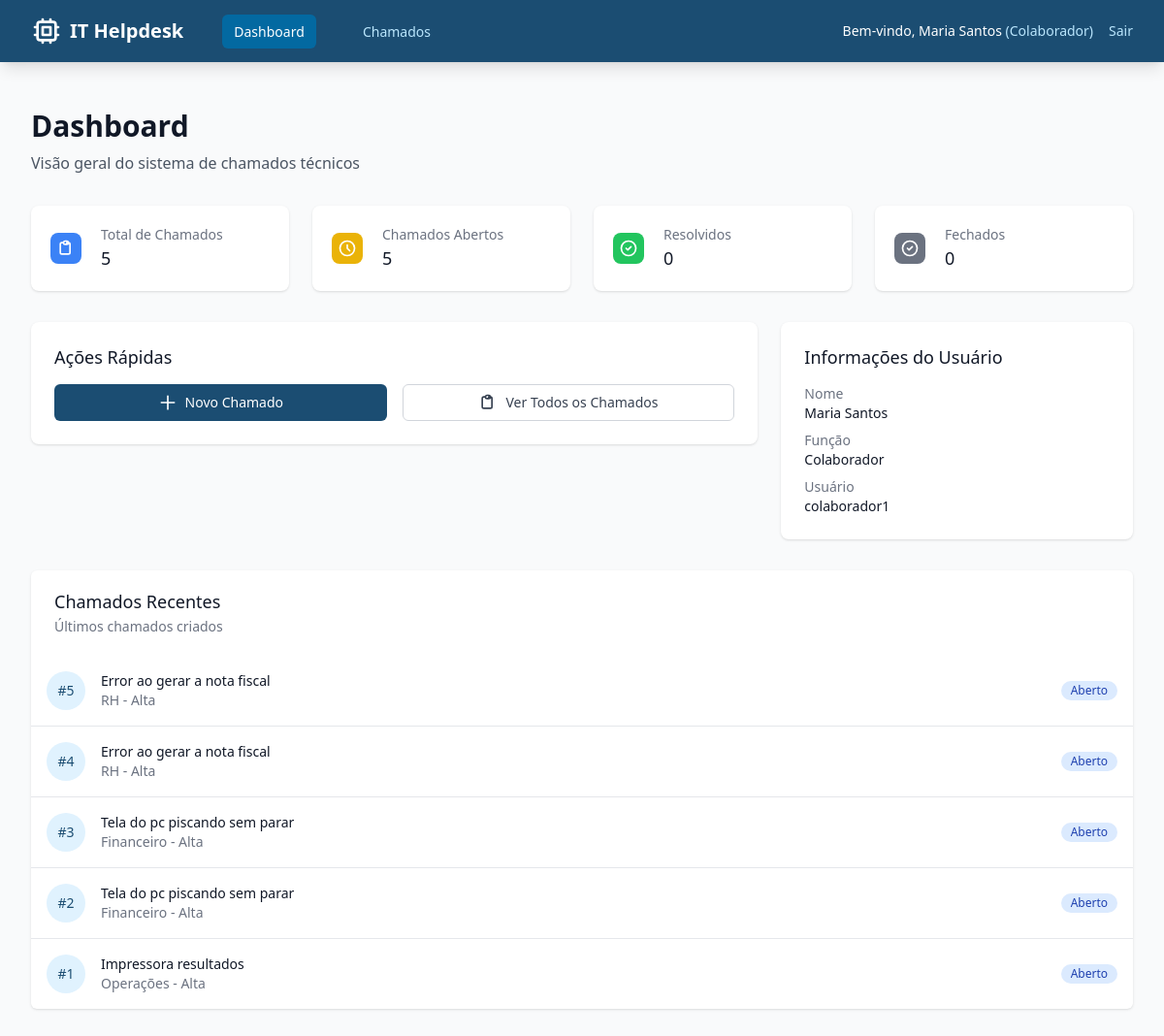
The app's page / (signed in) with its own data.
### simple_app.py (models this page shows)
class Ticket(db.Model):
    id = db.Column(db.Integer, primary_key=True)
    title = db.Column(db.String(200), nullable=False)
    description = db.Column(db.Text, nullable=False)
    department = db.Column(db.String(100), nullable=False)
    priority = db.Column(db.String(10), nullable=False)
    status = db.Column(db.String(20), default='Aberto')
    observations = db.Column(db.Text)
    created_at = db.Column(db.DateTime, default=datetime.utcnow)
    updated_at = db.Column(db.DateTime, default=datetime.utcnow, onupdate=datetime.utcnow)
    resolved_at = db.Column(db.DateTime)
    closed_at = db.Column(db.DateTime)
    sla_due = db.Column(db.DateTime)
    sla_violated = db.Column(db.Boolean, default=False)
    creator_id = db.Column(db.Integer, db.ForeignKey('user.id'), nullable=False)
    assigned_to = db.Column(db.Integer, db.ForeignKey('user.id'))

### simple_app.py (the view)
@app.route('/')
def index():
    if 'user_id' not in session:
        return redirect(url_for('login'))
    try:
        stats = {
            'total_tickets': Ticket.query.count(),
            'open_tickets': Ticket.query.filter(Ticket.status.in_(['Aberto', 'Em Andamento'])).count(),
            'resolved_tickets': Ticket.query.filter_by(status='Resolvido').count(),
            'closed_tickets': Ticket.query.filter_by(status='Fechado').count()
        }
        user_role = session.get('user_role')
        user_id = session.get('user_id')
        if user_role == 'Colaborador':
            recent_tickets = Ticket.query.filter_by(creator_id=user_id).order_by(Ticket.created_at.desc()).limit(5).all()
        else:
            recent_tickets = Ticket.query.order_by(Ticket.created_at.desc()).limit(5).all()
        return render_template('simple_dashboard.html', stats=stats, recent_tickets=recent_tickets)
    except Exception as e:
        print(f"Database error in dashboard: {e}")
        stats = {'total_tickets': 0, 'open_tickets': 0, 'resolved_tickets': 0, 'closed_tickets': 0}
        recent_tickets = []
        return render_template('simple_dashboard.html', stats=stats, recent_tickets=recent_tickets, error="Erro de conexão com banco de dados")

### templates/simple_dashboard.html (shortened to what this page needs)
<!DOCTYPE html>
<html lang="pt-BR">
<head>
    <script src="https://cdn.tailwindcss.com"></script>
    <link rel="stylesheet" href="{{ url_for('static', filename='css/style.css') }}">
</head>
<body class="bg-gray-50 font-sans">
    <nav class="bg-primary-600 shadow-lg">
        <div class="max-w-7xl mx-auto px-4 sm:px-6 lg:px-8">
            <div class="flex justify-between h-16">
                <div class="flex items-center">
                    <div class="flex-shrink-0 flex items-center">
                        <svg class="w-8 h-8 text-white" fill="none" stroke="currentColor" viewBox="0 0 24 24">
                            <path stroke-linecap="round" stroke-linejoin="round" stroke-width="2" d="M9 3v2m6-2v2M9 19v2m6-2v2M5 9H3m2 6H3m18-6h-2m2 6h-2M7 19h10a2 2 0 002-2V7a2 2 0 00-2-2H7a2 2 0 00-2 2v10a2 2 0 002 2zM9 9h6v6H9V9z"></path>
                        </svg>
                        <span class="ml-2 text-xl font-bold text-white">IT Helpdesk</span>
                    </div>
                    <div class="ml-10 space-x-8">
                        <a href="{{ url_for('index') }}" class="text-white hover:text-primary-200 px-3 py-2 rounded-md text-sm font-medium bg-primary-700">Dashboard</a>
                        <a href="{{ url_for('tickets') }}" class="text-primary-200 hover:text-white px-3 py-2 rounded-md text-sm font-medium">Chamados</a>
                    </div>
                </div>
                <div class="flex items-center space-x-4">
                    <span class="text-white text-sm">
                        Bem-vindo, <span class="font-medium">{{ session.user_name }}</span>
                        <span class="text-primary-200">({{ session.user_role }})</span>
                    </span>
                    <a href="{{ url_for('logout') }}" class="text-primary-200 hover:text-white text-sm">Sair</a>
                </div>
            </div>
        </div>
    </nav>
    <main class="max-w-7xl mx-auto py-6 sm:px-6 lg:px-8">
        <div class="px-4 py-6 sm:px-0">
            <div class="mb-8">
                <h1 class="text-3xl font-bold text-gray-900">Dashboard</h1>
                <p class="mt-2 text-gray-600">Visão geral do sistema de chamados técnicos</p>
            </div>
            <div class="grid grid-cols-1 md:grid-cols-2 lg:grid-cols-4 gap-6 mb-8">
                <div class="bg-white overflow-hidden shadow rounded-lg">
                    <div class="p-5">
                        <div class="flex items-center">
                            <div class="flex-shrink-0">
                                <div class="w-8 h-8 bg-blue-500 rounded-lg flex items-center justify-center">
                                    <svg class="w-5 h-5 text-white" fill="none" stroke="currentColor" viewBox="0 0 24 24">
                                        <path stroke-linecap="round" stroke-linejoin="round" stroke-width="2" d="M9 5H7a2 2 0 00-2 2v10a2 2 0 002 2h8a2 2 0 002-2V7a2 2 0 00-2-2h-2M9 5a2 2 0 002 2h2a2 2 0 002-2M9 5a2 2 0 012-2h2a2 2 0 012 2"></path>
                                    </svg>
                                </div>
                            </div>
                            <div class="ml-5 w-0 flex-1">
                                <dl>
                                    <dt class="text-sm font-medium text-gray-500 truncate">Total de Chamados</dt>
                                    <dd class="text-lg font-medium text-gray-900" id="totalTickets">{{ stats.total_tickets }}</dd>
                                </dl>
                            </div>
                        </div>
                    </div>
                </div>
                <div class="bg-white overflow-hidden shadow rounded-lg">
                    <div class="p-5">
                        <div class="flex items-center">
                            <div class="flex-shrink-0">
                                <div class="w-8 h-8 bg-yellow-500 rounded-lg flex items-center justify-center">
                                    <svg class="w-5 h-5 text-white" fill="none" stroke="currentColor" viewBox="0 0 24 24">
                                        <path stroke-linecap="round" stroke-linejoin="round" stroke-width="2" d="M12 8v4l3 3m6-3a9 9 0 11-18 0 9 9 0 0118 0z"></path>
                                    </svg>
                                </div>
                            </div>
                            <div class="ml-5 w-0 flex-1">
                                <dl>
                                    <dt class="text-sm font-medium text-gray-500 truncate">Chamados Abertos</dt>
                                    <dd class="text-lg font-medium text-gray-900" id="openTickets">{{ stats.open_tickets }}</dd>
                                </dl>
                            </div>
                        </div>
                    </div>
                </div>
                <div class="bg-white overflow-hidden shadow rounded-lg">
                    <div class="p-5">
                        <div class="flex items-center">
                            <div class="flex-shrink-0">
                                <div class="w-8 h-8 bg-green-500 rounded-lg flex items-center justify-center">
                                    <svg class="w-5 h-5 text-white" fill="none" stroke="currentColor" viewBox="0 0 24 24">
                                        <path stroke-linecap="round" stroke-linejoin="round" stroke-width="2" d="M9 12l2 2 4-4m6 2a9 9 0 11-18 0 9 9 0 0118 0z"></path>
                                    </svg>
                                </div>
                            </div>
                            <div class="ml-5 w-0 flex-1">
                                <dl>
                                    <dt class="text-sm font-medium text-gray-500 truncate">Resolvidos</dt>
                                    <dd class="text-lg font-medium text-gray-900" id="resolvedTickets">{{ stats.resolved_tickets }}</dd>
                                </dl>
                            </div>
                        </div>
                    </div>
                </div>
                <div class="bg-white overflow-hidden shadow rounded-lg">
                    <div class="p-5">
                        <div class="flex items-center">
                            <div class="flex-shrink-0">
                                <div class="w-8 h-8 bg-gray-500 rounded-lg flex items-center justify-center">
                                    <svg class="w-5 h-5 text-white" fill="none" stroke="currentColor" viewBox="0 0 24 24">
                                        <path stroke-linecap="round" stroke-linejoin="round" stroke-width="2" d="M9 12l2 2 4-4m6 2a9 9 0 11-18 0 9 9 0 0118 0z"></path>
                                    </svg>
                                </div>
                            </div>
                            <div class="ml-5 w-0 flex-1">
                                <dl>
                                    <dt class="text-sm font-medium text-gray-500 truncate">Fechados</dt>
                                    <dd class="text-lg font-medium text-gray-900" id="closedTickets">{{ stats.closed_tickets }}</dd>
                                </dl>
                            </div>
                        </div>
                    </div>
                </div>
            </div>
            <div class="grid grid-cols-1 lg:grid-cols-3 gap-6 mb-8">
                <div class="lg:col-span-2">
                    <div class="bg-white overflow-hidden shadow rounded-lg">
                        <div class="px-4 py-5 sm:p-6">
                            <h3 class="text-lg leading-6 font-medium text-gray-900 mb-4">Ações Rápidas</h3>
                            <div class="grid grid-cols-1 sm:grid-cols-2 gap-4">
                                <a href="{{ url_for('tickets') }}?action=create"
                                   class="inline-flex items-center justify-center px-4 py-2 border border-transparent text-sm font-medium rounded-md text-white bg-primary-600 hover:bg-primary-700">
                                    <svg class="w-5 h-5 mr-2" fill="none" stroke="currentColor" viewBox="0 0 24 24">
                                        <path stroke-linecap="round" stroke-linejoin="round" stroke-width="2" d="M12 4v16m8-8H4"></path>
                                    </svg>
                                    Novo Chamado
                                </a>
                                <a href="{{ url_for('tickets') }}"
                                   class="inline-flex items-center justify-center px-4 py-2 border border-gray-300 text-sm font-medium rounded-md text-gray-700 bg-white hover:bg-gray-50">
                                    <svg class="w-5 h-5 mr-2" fill="none" stroke="currentColor" viewBox="0 0 24 24">
                                        <path stroke-linecap="round" stroke-linejoin="round" stroke-width="2" d="M9 5H7a2 2 0 00-2 2v10a2 2 0 002 2h8a2 2 0 002-2V7a2 2 0 00-2-2h-2M9 5a2 2 0 002 2h2a2 2 0 002-2M9 5a2 2 0 012-2h2a2 2 0 012 2"></path>
                                    </svg>
                                    Ver Todos os Chamados
                                </a>
                            </div>
                        </div>
                    </div>
                </div>
                <div>
                    <div class="bg-white overflow-hidden shadow rounded-lg">
                        <div class="px-4 py-5 sm:p-6">
                            <h3 class="text-lg leading-6 font-medium text-gray-900 mb-4">Informações do Usuário</h3>
                            <dl class="space-y-2">
                                <div>
                                    <dt class="text-sm font-medium text-gray-500">Nome</dt>
                                    <dd class="text-sm text-gray-900">{{ session.user_name }}</dd>
                                </div>
                                <div>
                                    <dt class="text-sm font-medium text-gray-500">Função</dt>
                                    <dd class="text-sm text-gray-900">{{ session.user_role }}</dd>
                                </div>
                                <div>
                                    <dt class="text-sm font-medium text-gray-500">Usuário</dt>
                                    <dd class="text-sm text-gray-900">{{ session.username }}</dd>
                                </div>
                            </dl>
                        </div>
                    </div>
                </div>
            </div>
            {% if recent_tickets %}
            <div class="bg-white shadow overflow-hidden sm:rounded-md">
                <div class="px-4 py-5 sm:px-6">
                    <h3 class="text-lg leading-6 font-medium text-gray-900">Chamados Recentes</h3>
                    <p class="mt-1 max-w-2xl text-sm text-gray-500">Últimos chamados criados</p>
                </div>
                <ul class="divide-y divide-gray-200">
                    {% for ticket in recent_tickets %}
                    <li>
                        <div class="px-4 py-4 flex items-center justify-between">
                            <div class="flex items-center">
                                <div class="flex-shrink-0 h-10 w-10">
                                    <div class="h-10 w-10 rounded-full bg-primary-100 flex items-center justify-center">
                                        <span class="text-sm font-medium text-primary-600">#{{ ticket.id }}</span>
                                    </div>
                                </div>
                                <div class="ml-4">
                                    <div class="text-sm font-medium text-gray-900">{{ ticket.title }}</div>
                                    <div class="text-sm text-gray-500">{{ ticket.department }} - {{ ticket.priority }}</div>
                                </div>
                            </div>
                            <div class="flex items-center">
                                <span class="inline-flex items-center px-2.5 py-0.5 rounded-full text-xs font-medium
                                    {% if ticket.status == 'Aberto' %}bg-blue-100 text-blue-800{% endif %}
                                    {% if ticket.status == 'Fechado' %}bg-gray-100 text-gray-800{% endif %}">
                                    {{ ticket.status }}
                                </span>
                            </div>
                        </div>
                    </li>
                    {% endfor %}
                </ul>
            </div>
            {% endif %}
        </div>
    </main>
</body>
</html>

### static/css/style.css (style rules this page uses)
:root { --primary: 203 85% 35%; --primary-foreground: 0 0% 100%; --secondary: 200 25% 90%; --secondary-foreground: 203 85% 35%; --accent: 154 50% 45%; --accent-foreground: 0 0% 100%; --background: 210 11% 98%; --foreground: 210 40% 15%; --muted: 200 25% 95%; --muted-foreground: 210 40% 35%; --border: 200 25% 85%; --input: 200 25% 95%; --card: 0 0% 100%; --card-foreground: 210 40% 15%; --destructive: 0 65% 51%; --destructive-foreground: 0 0% 100%; --warning: 45 93% 47%; --warning-foreground: 0 0% 100%; --success: 154 50% 45%; --success-foreground: 0 0% 100%; }

### records on screen
Ticket: id "5", title "Error ao gerar a nota fiscal", department "RH", priority "Alta", status "Aberto"
Ticket: id "4", title "Error ao gerar a nota fiscal", department "RH", priority "Alta", status "Aberto"
Ticket: id "3", title "Tela do pc piscando sem parar", department "Financeiro", priority "Alta", status "Aberto"
Ticket: id "2", title "Tela do pc piscando sem parar", department "Financeiro", priority "Alta", status "Aberto"
Ticket: id "1", title "Impressora resultados", department "Operações", priority "Alta", status "Aberto"

### other values on screen
{{ session.user_name }} "Maria Santos"
{{ session.user_role }} "Colaborador"
{{ stats.total_tickets }} "5"
{{ stats.open_tickets }} "5"
{{ stats.resolved_tickets }} "0"
{{ stats.closed_tickets }} "0"
{{ session.username }} "colaborador1"
